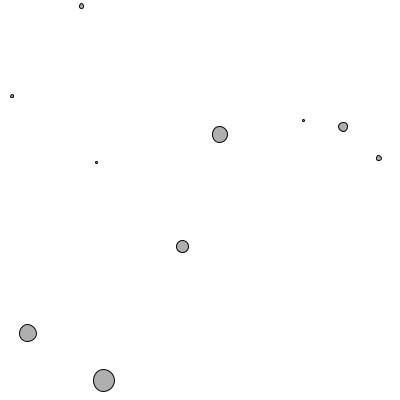
Frame 1 (no input)
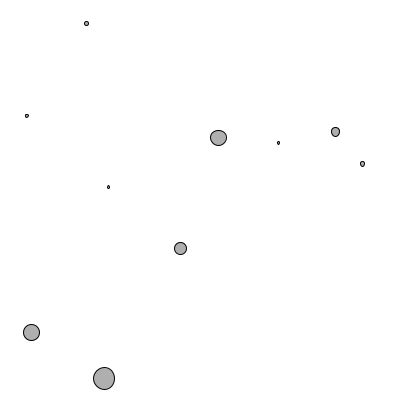
Frame 60 (the mouse pressed at the canvas centre just before this capture)
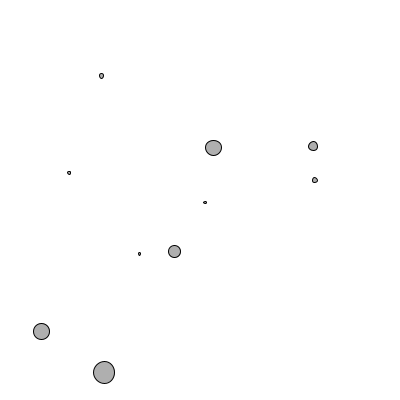
Frame 120 (the mouse held since frame 60 and released just before this capture)

The Processing sketch that drew these frames (run headless with seeded random() and noise(); from frame 60 on, the mouse is pressed at the canvas centre):

// Processing sketch: mutual_attraction
// ── mutual_attraction.pde
Mover[] movers = new Mover[10];

void setup() {
	size(400, 400);
	for (int i = 0; i < movers.length; i++) {
		movers[i] = new Mover(random(0.1, 2), random(width), random(height));
	}
}

void draw() {
	background(255);
	for (int i = 0; i < movers.length; i++) {
		for (int j = 0; j < movers.length; j++) {
			if (i != j) {
				PVector force = movers[j].attract(movers[i]);
				movers[i].applyForce(force);
			}
		}
		movers[i].update();
		movers[i].display();
	}
}
// ── Mover.pde
class Mover {
	PVector location;
	PVector velocity;
	PVector acceleration;
	float mass;
	float G;

	Mover(float m, float x, float y) {
		mass = m;
		location = new PVector(x, y);
		velocity = new PVector(0, 0);
		acceleration = new PVector(0, 0);
		G = 0.4;
	}

	void applyForce(PVector force) {
		PVector f = PVector.div(force, mass);
		acceleration.add(f);
	}

	void update() {
		velocity.add(acceleration);
		location.add(velocity);
		acceleration.mult(0);
	}

	void display() {
		stroke(0);
		fill(175);
		ellipse(location.x, location.y, mass*16, mass*16);
	}

	PVector attract(Mover m) {
		PVector force = PVector.sub(location, m.location);
		float distance = force.mag();
		distance = constrain(distance, 5.0, 25.0);

		force.normalize();
		float strength = (G * mass * mass) / (distance * distance);
		force.mult(strength);
		return force;
	}

	void checkEdges() {
		if (location.x > width) {
			location.x = width;
			velocity.x *= -1;
		} else if (location.x < 0) {
			location.x = 0;
			velocity.x *= -1;
		}

		if (location.y > height) {
			velocity.y *= -1;
			location.y = height;
		}
	}
}
